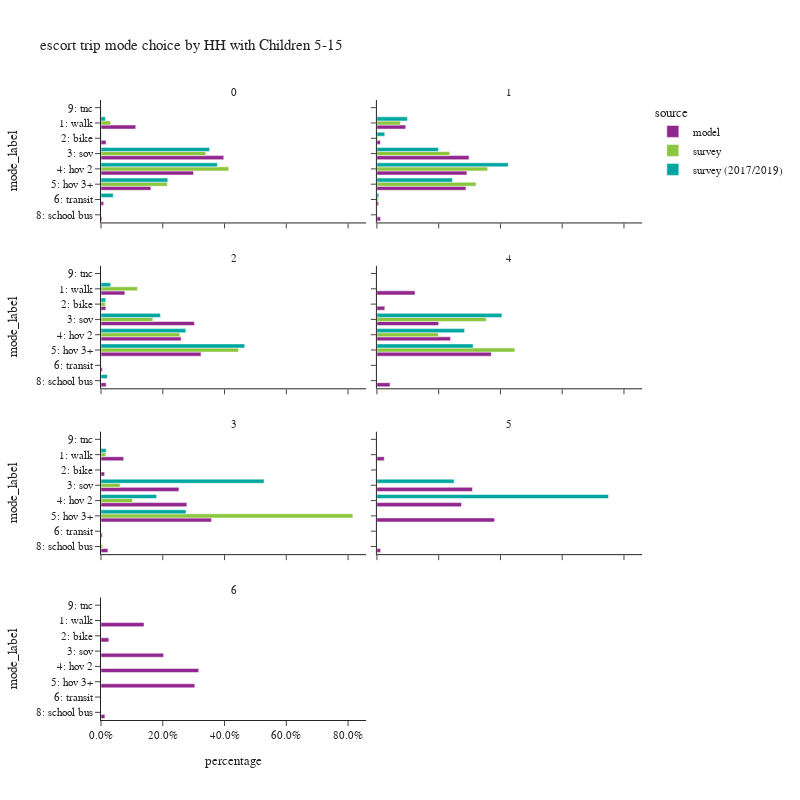

The cell this chart's notebook holds for it:
### Code cell
plot_mode_choice(es_trip,
                 "hh515",
                 {
                  "mode_label":["1: walk","2: bike","3: sov","4: hov 2","5: hov 3+","6: transit",
                                   "8: school bus","9: other–survey only"]},
                 "HH with Children 5-15",2,800)

### Figure 1 — Plotly figure (JSON) as saved in the notebook; plotly's stock layout.template omitted (floating-point values rounded to 4 significant figures)
{"data": [{"alignmentgroup": "True", "customdata": [[1042], [150], [3686], [2777], [1498], [79], [30], [10]], "hovertemplate": "source=model<br>hh515=0<br>percentage=%{x}<br>mode_label=%{y}<br>sample count=%{customdata[0]}<extra></extra>", "legendgroup": "model", "marker": {"color": "#91268F", "pattern": {"shape": ""}}, "name": "model", "offsetgroup": "model", "orientation": "h", "showlegend": true, "textposition": "auto", "type": "bar", "x": [0.1124, 0.01618, 0.3975, 0.2995, 0.1616, 0.00852, 0.003236, 0.001079], "xaxis": "x7", "y": ["1: walk", "2: bike", "3: sov", "4: hov 2", "5: hov 3+", "6: transit", "8: school bus", "9: tnc"], "yaxis": "y7"}, {"alignmentgroup": "True", "customdata": [[493], [59], [1576], [1540], [1524], [29], [63]], "hovertemplate": "source=model<br>hh515=1<br>percentage=%{x}<br>mode_label=%{y}<br>sample count=%{customdata[0]}<extra></extra>", "legendgroup": "model", "marker": {"color": "#91268F", "pattern": {"shape": ""}}, "name": "model", "offsetgroup": "model", "orientation": "h", "showlegend": false, "textposition": "auto", "type": "bar", "x": [0.0933, 0.01117, 0.2983, 0.2914, 0.2884, 0.005488, 0.01192], "xaxis": "x8", "y": ["1: walk", "2: bike", "3: sov", "4: hov 2", "5: hov 3+", "6: transit", "8: school bus"], "yaxis": "y8"}, {"alignmentgroup": "True", "customdata": [[286], [58], [1120], [960], [1199], [18], [62]], "hovertemplate": "source=model<br>hh515=2<br>percentage=%{x}<br>mode_label=%{y}<br>sample count=%{customdata[0]}<extra></extra>", "legendgroup": "model", "marker": {"color": "#91268F", "pattern": {"shape": ""}}, "name": "model", "offsetgroup": "model", "orientation": "h", "showlegend": false, "textposition": "auto", "type": "bar", "x": [0.07723, 0.01566, 0.3025, 0.2592, 0.3238, 0.004861, 0.01674], "xaxis": "x5", "y": ["1: walk", "2: bike", "3: sov", "4: hov 2", "5: hov 3+", "6: transit", "8: school bus"], "yaxis": "y5"}, {"alignmentgroup": "True", "customdata": [[29], [6], [47], [56], [87], [10]], "hovertemplate": "source=model<br>hh515=4<br>percentage=%{x}<br>mode_label=%{y}<br>sample count=%{customdata[0]}<extra></extra>", "legendgroup": "model", "marker": {"color": "#91268F", "pattern": {"shape": ""}}, "name": "model", "offsetgroup": "model", "orientation": "h", "showlegend": false, "textposition": "auto", "type": "bar", "x": [0.1234, 0.02553, 0.2, 0.2383, 0.3702, 0.04255], "xaxis": "x6", "y": ["1: walk", "2: bike", "3: sov", "4: hov 2", "5: hov 3+", "8: school bus"], "yaxis": "y6"}, {"alignmentgroup": "True", "customdata": [[69], [11], [237], [261], [336], [4], [21]], "hovertemplate": "source=model<br>hh515=3<br>percentage=%{x}<br>mode_label=%{y}<br>sample count=%{customdata[0]}<extra></extra>", "legendgroup": "model", "marker": {"color": "#91268F", "pattern": {"shape": ""}}, "name": "model", "offsetgroup": "model", "orientation": "h", "showlegend": false, "textposition": "auto", "type": "bar", "x": [0.07348, 0.01171, 0.2524, 0.278, 0.3578, 0.00426, 0.02236], "xaxis": "x3", "y": ["1: walk", "2: bike", "3: sov", "4: hov 2", "5: hov 3+", "6: transit", "8: school bus"], "yaxis": "y3"}, {"alignmentgroup": "True", "customdata": [[2], [26], [23], [32], [1]], "hovertemplate": "source=model<br>hh515=5<br>percentage=%{x}<br>mode_label=%{y}<br>sample count=%{customdata[0]}<extra></extra>", "legendgroup": "model", "marker": {"color": "#91268F", "pattern": {"shape": ""}}, "name": "model", "offsetgroup": "model", "orientation": "h", "showlegend": false, "textposition": "auto", "type": "bar", "x": [0.02381, 0.3095, 0.2738, 0.381, 0.0119], "xaxis": "x4", "y": ["1: walk", "3: sov", "4: hov 2", "5: hov 3+", "8: school bus"], "yaxis": "y4"}, {"alignmentgroup": "True", "customdata": [[11], [2], [16], [25], [24], [1]], "hovertemplate": "source=model<br>hh515=6<br>percentage=%{x}<br>mode_label=%{y}<br>sample count=%{customdata[0]}<extra></extra>", "legendgroup": "model", "marker": {"color": "#91268F", "pattern": {"shape": ""}}, "name": "model", "offsetgroup": "model", "orientation": "h", "showlegend": false, "textposition": "auto", "type": "bar", "x": [0.1392, 0.02532, 0.2025, 0.3165, 0.3038, 0.01266], "xaxis": "x", "y": ["1: walk", "2: bike", "3: sov", "4: hov 2", "5: hov 3+", "8: school bus"], "yaxis": "y"}, {"alignmentgroup": "True", "customdata": [[66], [12], [247], [304], [120], [3]], "hovertemplate": "source=survey<br>hh515=0<br>percentage=%{x}<br>mode_label=%{y}<br>sample count=%{customdata[0]}<extra></extra>", "legendgroup": "survey", "marker": {"color": "#8CC63E", "pattern": {"shape": ""}}, "name": "survey", "offsetgroup": "survey", "orientation": "h", "showlegend": true, "textposition": "auto", "type": "bar", "x": [0.03127, 0.001104, 0.3389, 0.4137, 0.2144, 0.0005163], "xaxis": "x7", "y": ["1: walk", "2: bike", "3: sov", "4: hov 2", "5: hov 3+", "6: transit"], "yaxis": "y7"}, {"alignmentgroup": "True", "customdata": [[43], [13], [91], [134], [88], [3], [2]], "hovertemplate": "source=survey<br>hh515=1<br>percentage=%{x}<br>mode_label=%{y}<br>sample count=%{customdata[0]}<extra></extra>", "legendgroup": "survey", "marker": {"color": "#8CC63E", "pattern": {"shape": ""}}, "name": "survey", "offsetgroup": "survey", "orientation": "h", "showlegend": false, "textposition": "auto", "type": "bar", "x": [0.07623, 0.002915, 0.2359, 0.3587, 0.3207, 0.004661, 0.0009407], "xaxis": "x8", "y": ["1: walk", "2: bike", "3: sov", "4: hov 2", "5: hov 3+", "6: transit", "8: school bus"], "yaxis": "y8"}, {"alignmentgroup": "True", "customdata": [[38], [7], [56], [93], [180], [2], [1]], "hovertemplate": "source=survey<br>hh515=2<br>percentage=%{x}<br>mode_label=%{y}<br>sample count=%{customdata[0]}<extra></extra>", "legendgroup": "survey", "marker": {"color": "#8CC63E", "pattern": {"shape": ""}}, "name": "survey", "offsetgroup": "survey", "orientation": "h", "showlegend": false, "textposition": "auto", "type": "bar", "x": [0.1178, 0.01374, 0.1679, 0.255, 0.4453, 0.0002158, 4.725e-05], "xaxis": "x5", "y": ["1: walk", "2: bike", "3: sov", "4: hov 2", "5: hov 3+", "6: transit", "8: school bus"], "yaxis": "y5"}, {"alignmentgroup": "True", "customdata": [[5], [4], [15]], "hovertemplate": "source=survey<br>hh515=4<br>percentage=%{x}<br>mode_label=%{y}<br>sample count=%{customdata[0]}<extra></extra>", "legendgroup": "survey", "marker": {"color": "#8CC63E", "pattern": {"shape": ""}}, "name": "survey", "offsetgroup": "survey", "orientation": "h", "showlegend": false, "textposition": "auto", "type": "bar", "x": [0.3539, 0.1993, 0.4468], "xaxis": "x6", "y": ["3: sov", "4: hov 2", "5: hov 3+"], "yaxis": "y6"}, {"alignmentgroup": "True", "customdata": [[4], [5], [10], [57], [1]], "hovertemplate": "source=survey<br>hh515=3<br>percentage=%{x}<br>mode_label=%{y}<br>sample count=%{customdata[0]}<extra></extra>", "legendgroup": "survey", "marker": {"color": "#8CC63E", "pattern": {"shape": ""}}, "name": "survey", "offsetgroup": "survey", "orientation": "h", "showlegend": false, "textposition": "auto", "type": "bar", "x": [0.01521, 0.06197, 0.1021, 0.8154, 0.005287], "xaxis": "x3", "y": ["1: walk", "3: sov", "4: hov 2", "5: hov 3+", "8: school bus"], "yaxis": "y3"}, {"alignmentgroup": "True", "customdata": [[81], [13], [340], [469], [206], [29], [4]], "hovertemplate": "source=survey (2017/2019)<br>hh515=0<br>percentage=%{x}<br>mode_label=%{y}<br>sample count=%{customdata[0]}<extra></extra>", "legendgroup": "survey (2017/2019)", "marker": {"color": "#00A7A0", "pattern": {"shape": ""}}, "name": "survey (2017/2019)", "offsetgroup": "survey (2017/2019)", "orientation": "h", "showlegend": true, "textposition": "auto", "type": "bar", "x": [0.01425, 0.001401, 0.3517, 0.3769, 0.2161, 0.03949, 0.0001646], "xaxis": "x7", "y": ["1: walk", "2: bike", "3: sov", "4: hov 2", "5: hov 3+", "6: transit", "9: tnc"], "yaxis": "y7"}, {"alignmentgroup": "True", "customdata": [[63], [9], [123], [211], [173], [19], [2]], "hovertemplate": "source=survey (2017/2019)<br>hh515=1<br>percentage=%{x}<br>mode_label=%{y}<br>sample count=%{customdata[0]}<extra></extra>", "legendgroup": "survey (2017/2019)", "marker": {"color": "#00A7A0", "pattern": {"shape": ""}}, "name": "survey (2017/2019)", "offsetgroup": "survey (2017/2019)", "orientation": "h", "showlegend": false, "textposition": "auto", "type": "bar", "x": [0.09886, 0.02541, 0.1993, 0.4253, 0.2445, 0.006092, 0.0006164], "xaxis": "x8", "y": ["1: walk", "2: bike", "3: sov", "4: hov 2", "5: hov 3+", "6: transit", "8: school bus"], "yaxis": "y8"}, {"alignmentgroup": "True", "customdata": [[26], [8], [86], [136], [166], [4], [2]], "hovertemplate": "source=survey (2017/2019)<br>hh515=2<br>percentage=%{x}<br>mode_label=%{y}<br>sample count=%{customdata[0]}<extra></extra>", "legendgroup": "survey (2017/2019)", "marker": {"color": "#00A7A0", "pattern": {"shape": ""}}, "name": "survey (2017/2019)", "offsetgroup": "survey (2017/2019)", "orientation": "h", "showlegend": false, "textposition": "auto", "type": "bar", "x": [0.03128, 0.01542, 0.1924, 0.2746, 0.4654, 0.0003248, 0.02057], "xaxis": "x5", "y": ["1: walk", "2: bike", "3: sov", "4: hov 2", "5: hov 3+", "6: transit", "8: school bus"], "yaxis": "y5"}, {"alignmentgroup": "True", "customdata": [[4], [4], [5]], "hovertemplate": "source=survey (2017/2019)<br>hh515=4<br>percentage=%{x}<br>mode_label=%{y}<br>sample count=%{customdata[0]}<extra></extra>", "legendgroup": "survey (2017/2019)", "marker": {"color": "#00A7A0", "pattern": {"shape": ""}}, "name": "survey (2017/2019)", "offsetgroup": "survey (2017/2019)", "orientation": "h", "showlegend": false, "textposition": "auto", "type": "bar", "x": [0.4047, 0.2838, 0.3115], "xaxis": "x6", "y": ["3: sov", "4: hov 2", "5: hov 3+"], "yaxis": "y6"}, {"alignmentgroup": "True", "customdata": [[6], [14], [20], [29]], "hovertemplate": "source=survey (2017/2019)<br>hh515=3<br>percentage=%{x}<br>mode_label=%{y}<br>sample count=%{customdata[0]}<extra></extra>", "legendgroup": "survey (2017/2019)", "marker": {"color": "#00A7A0", "pattern": {"shape": ""}}, "name": "survey (2017/2019)", "offsetgroup": "survey (2017/2019)", "orientation": "h", "showlegend": false, "textposition": "auto", "type": "bar", "x": [0.01646, 0.5281, 0.1802, 0.2752], "xaxis": "x3", "y": ["1: walk", "3: sov", "4: hov 2", "5: hov 3+"], "yaxis": "y3"}, {"alignmentgroup": "True", "customdata": [[1], [3]], "hovertemplate": "source=survey (2017/2019)<br>hh515=5<br>percentage=%{x}<br>mode_label=%{y}<br>sample count=%{customdata[0]}<extra></extra>", "legendgroup": "survey (2017/2019)", "marker": {"color": "#00A7A0", "pattern": {"shape": ""}}, "name": "survey (2017/2019)", "offsetgroup": "survey (2017/2019)", "orientation": "h", "showlegend": false, "textposition": "auto", "type": "bar", "x": [0.25, 0.75], "xaxis": "x4", "y": ["3: sov", "4: hov 2"], "yaxis": "y4"}], "layout": {"annotations": [{"font": {}, "showarrow": false, "text": "6", "x": 0.245, "xanchor": "center", "xref": "paper", "y": 0.1975, "yanchor": "bottom", "yref": "paper"}, {"font": {}, "showarrow": false, "text": "3", "x": 0.245, "xanchor": "center", "xref": "paper", "y": 0.465, "yanchor": "bottom", "yref": "paper"}, {"font": {}, "showarrow": false, "text": "5", "x": 0.755, "xanchor": "center", "xref": "paper", "y": 0.465, "yanchor": "bottom", "yref": "paper"}, {"font": {}, "showarrow": false, "text": "2", "x": 0.245, "xanchor": "center", "xref": "paper", "y": 0.7325, "yanchor": "bottom", "yref": "paper"}, {"font": {}, "showarrow": false, "text": "4", "x": 0.755, "xanchor": "center", "xref": "paper", "y": 0.7325, "yanchor": "bottom", "yref": "paper"}, {"font": {}, "showarrow": false, "text": "0", "x": 0.245, "xanchor": "center", "xref": "paper", "y": 1.0, "yanchor": "bottom", "yref": "paper"}, {"font": {}, "showarrow": false, "text": "1", "x": 0.755, "xanchor": "center", "xref": "paper", "y": 1.0, "yanchor": "bottom", "yref": "paper"}], "barmode": "group", "height": 800, "legend": {"title": {"text": "source"}, "tracegroupgap": 0}, "title": {"text": "escort trip mode choice by HH with Children 5-15"}, "width": 800, "xaxis": {"anchor": "y", "domain": [0.0, 0.49], "tickformat": ".1%", "title": {"text": "percentage"}}, "xaxis2": {"anchor": "y2", "domain": [0.51, 1.0], "matches": "x", "tickformat": ".1%", "title": {"text": "percentage"}}, "xaxis3": {"anchor": "y3", "domain": [0.0, 0.49], "matches": "x", "showticklabels": false, "tickformat": ".1%"}, "xaxis4": {"anchor": "y4", "domain": [0.51, 1.0], "matches": "x", "showticklabels": false, "tickformat": ".1%"}, "xaxis5": {"anchor": "y5", "domain": [0.0, 0.49], "matches": "x", "showticklabels": false, "tickformat": ".1%"}, "xaxis6": {"anchor": "y6", "domain": [0.51, 1.0], "matches": "x", "showticklabels": false, "tickformat": ".1%"}, "xaxis7": {"anchor": "y7", "domain": [0.0, 0.49], "matches": "x", "showticklabels": false, "tickformat": ".1%"}, "xaxis8": {"anchor": "y8", "domain": [0.51, 1.0], "matches": "x", "showticklabels": false, "tickformat": ".1%"}, "yaxis": {"anchor": "x", "categoryarray": ["9: other–survey only", "8: school bus", "6: transit", "5: hov 3+", "4: hov 2", "3: sov", "2: bike", "1: walk"], "categoryorder": "array", "domain": [0.0, 0.1975], "title": {"text": "mode_label"}}, "yaxis2": {"anchor": "x2", "domain": [0.0, 0.1975], "matches": "y", "showticklabels": false}, "yaxis3": {"anchor": "x3", "categoryarray": ["9: other–survey only", "8: school bus", "6: transit", "5: hov 3+", "4: hov 2", "3: sov", "2: bike", "1: walk"], "categoryorder": "array", "domain": [0.2675, 0.465], "matches": "y", "title": {"text": "mode_label"}}, "yaxis4": {"anchor": "x4", "domain": [0.2675, 0.465], "matches": "y", "showticklabels": false}, "yaxis5": {"anchor": "x5", "categoryarray": ["9: other–survey only", "8: school bus", "6: transit", "5: hov 3+", "4: hov 2", "3: sov", "2: bike", "1: walk"], "categoryorder": "array", "domain": [0.535, 0.7325], "matches": "y", "title": {"text": "mode_label"}}, "yaxis6": {"anchor": "x6", "domain": [0.535, 0.7325], "matches": "y", "showticklabels": false}, "yaxis7": {"anchor": "x7", "categoryarray": ["9: other–survey only", "8: school bus", "6: transit", "5: hov 3+", "4: hov 2", "3: sov", "2: bike", "1: walk"], "categoryorder": "array", "domain": [0.8025, 1.0], "matches": "y", "title": {"text": "mode_label"}}, "yaxis8": {"anchor": "x8", "domain": [0.8025, 1.0], "matches": "y", "showticklabels": false}}}
